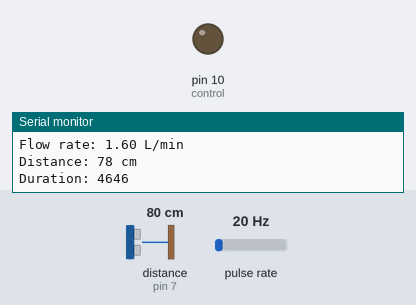
A sketch run on a simulated Arduino Uno, built with avr-gcc and run on an emulated ATmega328P. Parts: output pins drawn as LEDs (lit = HIGH), the last lines printed to the serial monitor. Wiring (inferred from the names in the program): ultrasonic range finder: trigger pin 8; echo pin 7; pulse sensor: data pin 2. Inputs (shaded band) come from the test bench; at power-on: distance to the obstacle (sensor on pin 7) 80 cm, pulse rate 20 Hz. The echo pulse lasts 58.3 µs per cm; pins used as bus, display or sensor lines are not drawn.

Above: at 1.2 s.
1.3 s: distance to the obstacle (sensor on pin 7) set to 8 cm
3.2 s: distance to the obstacle (sensor on pin 7) set to 5 cm
At 5.0 s:
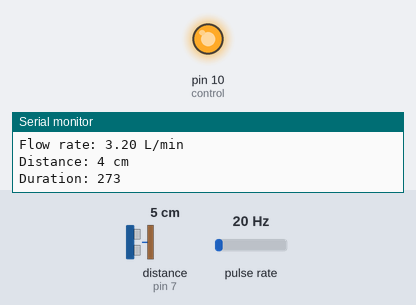
5.5 s: distance to the obstacle (sensor on pin 7) set to 10 cm
7.2 s: distance to the obstacle (sensor on pin 7) set to 13 cm
At 8.4 s:
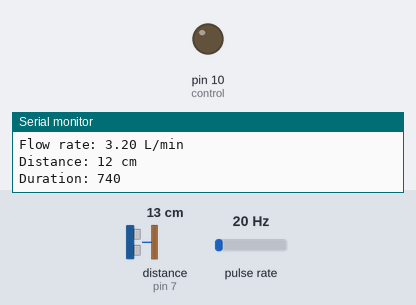
9.5 s: distance to the obstacle (sensor on pin 7) set to 2 cm
At 11.2 s:
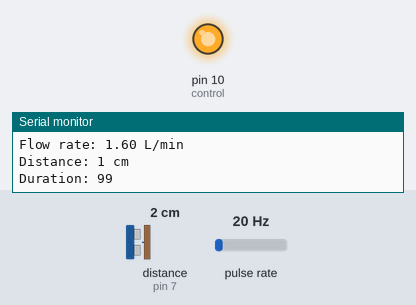
Timing chart, 0 to 12.5 s (numbered marks = the images above; inputs shaded):
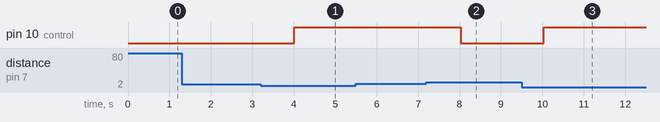

The sketch:

waterflowratewaterlevelcontroller.ino
```cpp
int sensor = 2;
volatile long pulsecount;
unsigned long last;
float flowrate;
int control=10;
#define echo 7
#define trig 8
long duration;
int distance;
void setup()
{
  pinMode(sensor, INPUT);
  attachInterrupt(digitalPinToInterrupt(sensor), increase, RISING);
  pinMode(control,OUTPUT);
  pinMode(trig, OUTPUT);
  pinMode(echo, INPUT);
  Serial.begin(9600);
  digitalWrite(control,HIGH);
  digitalWrite(trig,LOW);
}
void loop() {
  digitalWrite(trig, HIGH);
  delayMicroseconds(10);
  digitalWrite(trig, LOW);
  duration = pulseIn(echo, HIGH);
  distance = duration * 0.034 / 2;
  Serial.print("Distance: ");
  Serial.print(distance);
  Serial.print(" cm\n");
  Serial.print("Duration: ");
  Serial.print(duration);
  Serial.print("\n");
  if(distance>10){
    digitalWrite(control, LOW);
  }
  else if(distance<=5){
    digitalWrite(control,HIGH);
  }
  delay(1000);
  flowrate = 2.663 * pulsecount / 1000 * 30;
  if (millis() - last > 2000) {
    pulsecount = 0;
    last = millis();
  }
  Serial.print("Flow rate: ");
  Serial.print(flowrate);
  Serial.println(" L/min");
}

void increase() {
  pulsecount++;
}
```

Measured:
- the behaviour switches between 7 and 6 cm on distance to the obstacle (sensor on pin 7) (found by bisection; images 0 and 1)
- the behaviour switches between 11 and 12 cm on distance to the obstacle (sensor on pin 7) (found by bisection; images 1 and 2)
- after the input at 3.2 s, pin 10 (control): LOW → HIGH after 0.82 s
- after the input at 7.2 s, pin 10 (control): HIGH → LOW after 0.83 s
- after the input at 9.5 s, pin 10 (control): LOW → HIGH after 0.53 s
